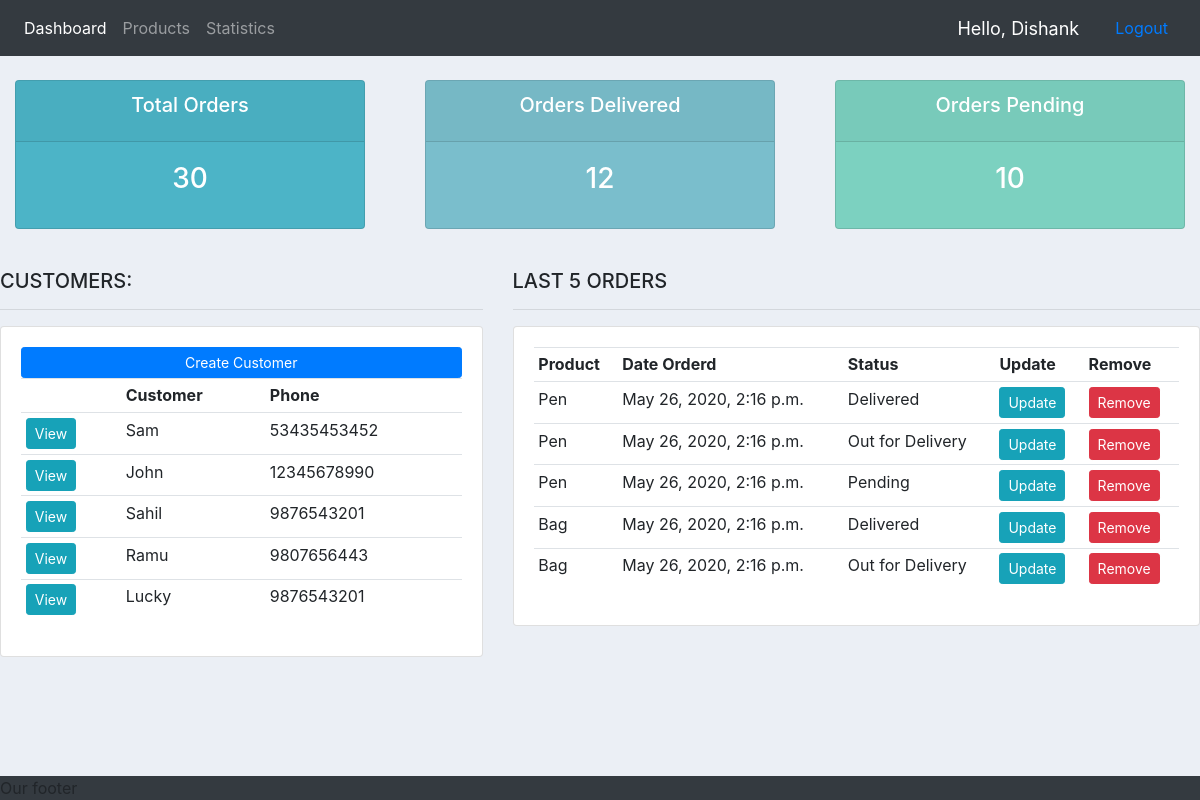
The app's page / (signed in) with its own data.
### accounts/models.py (models this page shows, shortened)
class Customer(models.Model):
    user = models.OneToOneField(User, null=True, on_delete=models.CASCADE)
    name = models.CharField(max_length=200, null=True)
    phone = models.CharField(max_length=200, null=True)
    email = models.EmailField(max_length=200, null=True)
    profile_pic = models.ImageField( upload_to='profile_pics', default='default.jpg',null=True, blank=True)
    date_created = models.DateTimeField(auto_now_add=True, null=True)

class Order(models.Model):
    customer = models.ForeignKey(Customer, null=True, on_delete=models.SET_NULL)
    product = models.ForeignKey(Product, null=True, on_delete=models.SET_NULL)
    STATUS = (
        ('Pending','Pending'),
        ('Out for Delivery','Out for Delivery'),
        ('Delivered','Delivered'),
    )
    status = models.CharField(max_length=200, null=True, choices=STATUS)
    date_created = models.DateTimeField(auto_now_add=True, null=True)

class Product(models.Model):
    display_picture = models.ImageField(upload_to='product_images', default='default_product.jpg', null=True, blank=True)
    name = models.CharField(max_length=100, null=True)
    price = models.FloatField(null=True)
    CATEGORY = (
        ('Indoor','Indoor'),
        ('Out Door','Out Door'),
    )
    category = models.CharField(max_length=100, null=True, choices=CATEGORY)
    description = models.CharField(max_length=100, null=True, blank=True)
    date_created = models.DateTimeField(auto_now_add=True, null=True)
    tags = models.ManyToManyField(Tag)
    def __str__(self):
        return self.name

### accounts/decorators.py (the view)
    def wrapper_func(request, *args, **kwargs):
        group = None
        if request.user.groups.exists():
            group = request.user.groups.all()[0].name
        if group == 'customer':
            return redirect('user')
        elif group== 'admin':
            return func(request, *args, **kwargs)

### accounts/views.py (called while the page is built)
@login_required
@admin_only
def home(request):
    orders = Order.objects.all().order_by('-date_created')
    print(orders)
    customers = Customer.objects.all()
    total_orders = orders.count()
    total_orders_pending = orders.filter(status='Pending').count()
    total_orders_delivered = orders.filter(status='Delivered').count()
    context = {
        'orders':orders[:5],
        'customers':customers,
        'total_orders':total_orders,
        'total_orders_pending':total_orders_pending,
        'total_orders_delivered':total_orders_delivered,
    }
    return render(request,'accounts/dashboard.html',context)

### accounts/templates/accounts/dashboard.html
{% extends 'accounts/main.html' %}
{% block content %}
{% include 'accounts/status.html' %}
<br>
<div class="row">
    <div class="col-md-5">
        <h5>CUSTOMERS:</h5>
        <hr>
        <div class="card card-body">
            <a class="btn btn-primary  btn-sm btn-block" href="">Create Customer</a>
            <table class="table table-sm">
                <tr>
                    <th></th>
                    <th>Customer</th>
                    <th>Phone</th>
                </tr>
                {% for customer in customers %}
                    <tr>
                        <td><a class='btn btn-sm btn-info' href="{% url 'customer' pk=customer.id %}">View</a></td>
                        <td>{{customer.name}}</td>
                        <td>{{customer.phone}}</td>
                    </tr>
                {% endfor %}
            </table>
        </div>
    </div>
    <div class="col-md-7">
        <h5>LAST 5 ORDERS</h5>
        <hr>
        <div class="card card-body">
            <table class="table table-sm">
                <tr>
                    <th>Product</th>
                    <th>Date Orderd</th>
                    <th>Status</th>
                    <th>Update</th>
                    <th>Remove</th>
                </tr>
                {% for order in orders %}
                    <tr>
                        <td>{{order.product}}</td>
                        <td>{{order.date_created}}</td>
                        <td>{{order.status}}</td>
                        <td><a class="btn btn-sm btn-info" href="{% url 'update-order' pk=order.id %}">Update</a></td>
                        <td><a class="btn btn-sm btn-danger" href="{% url 'delete-order' pk=order.id %}">Remove</a></td>
                    </tr>
                {% endfor %}
            </table>
        </div>
    </div>
</div>
{% endblock %}

### accounts/templates/accounts/main.html (shortened to what this page needs)
{% load static %}
<!DOCTYPE html>
<html lang="en">
<head>
    <link rel="stylesheet" href="https://stackpath.bootstrapcdn.com/bootstrap/4.3.1/css/bootstrap.min.css">
    <link rel="stylesheet" href="{% static 'css/main.css' %}">
</head>
<body>
        {% include 'accounts/navbar.html' %}
        {% block content %}
        {% endblock %}
    <br>
    <footer style="bottom:0%;top:100%;position:sticky;background-color: #343a40;width:100%">Our footer</footer>
</body>
</html>

### accounts/templates/accounts/navbar.html (shortened to what this page needs)
<nav class="navbar navbar-expand-lg navbar-dark bg-dark">
    <div class="collapse navbar-collapse" id="navbarNavAltMarkup">
      <div class="navbar-nav">
        {% if request.user.is_staff %}
        <a class="nav-item nav-link active" href="{% url 'home' %}">Dashboard <span class="sr-only">(current)</span></a>
        <a class="nav-item nav-link" href="{% url 'products' %}">Products</a>
        <a class="nav-item nav-link" href="{% url 'charts' %}">Statistics</a>
        {% else %}
        <a class="nav-item nav-link active" href="{% url 'account-settings' %}">Settings <span class="sr-only">(current)</span></a>
        {% endif %}
      </div>
    </div>
    {% if user.is_authenticated %}
    <span style="font-size:18px;color:#fff;margin-right:20px">Hello, {{ request.user }}</span>
    <a class="nav-item nav-link" href="{% url 'logout' %}">Logout</a>
    {% else %}
    <a class="nav-item nav-link" href="{% url 'login' %}">Login</a>
    {% endif %}
  </nav>

### accounts/templates/accounts/status.html
<br>
<div class="row">
    <div class="col">
        <div class="col-md">
            <div class="card text-center text-white  mb-3" id="total-orders">
                <div class="card-header">
                    <h5 class="card-title">Total Orders</h5>
                </div>
                <div class="card-body">
                    <h3 class="card-title">{{ total_orders }}</h3>
                </div>
            </div>
        </div>
    </div>
    <div class="col">
        <div class="col-md">
            <div class="card text-center text-white  mb-3" id="orders-delivered">
                <div class="card-header">
                    <h5 class="card-title">Orders Delivered</h5>
                </div>
                <div class="card-body">
                    <h3 class="card-title">{{ total_orders_delivered }}</h3>
                </div>
            </div>
        </div>
    </div>
    <div class="col" >
        <div class="col-md">
            <div class="card text-center text-white  mb-3" id="orders-pending">
                <div class="card-header">
                    <h5 class="card-title">Orders Pending</h5>
                </div>
                <div class="card-body">
                    <h3 class="card-title">{{ total_orders_pending }}</h3>
                </div>
            </div>
        </div>
    </div>
</div>

### accounts/static/css/main.css (style rules this page uses)
html, body { background-color: #ebeff5; margin:0; padding:0; overflow-x: hidden; height:100%; }
#total-orders { background-color: #4cb4c7; }
#orders-delivered { background-color: #7abecc; }
#orders-pending { background-color: #7CD1C0; }

### records on screen
Customer: name "Sam", phone "53435453452"
Customer: name "John", phone "12345678990"
Customer: name "Sahil", phone "9876543201"
Customer: name "Ramu", phone "9807656443"
Customer: name "Lucky", phone "9876543201"
Order: product "Pen", date_created "May 26, 2020, 2:16 p.m.", status "Delivered"
Order: product "Pen", date_created "May 26, 2020, 2:16 p.m.", status "Out for Delivery"
Order: product "Pen", date_created "May 26, 2020, 2:16 p.m.", status "Pending"
Order: product "Bag", date_created "May 26, 2020, 2:16 p.m.", status "Delivered"
Order: product "Bag", date_created "May 26, 2020, 2:16 p.m.", status "Out for Delivery"

### other values on screen
{{ request.user }} "Dishank"
{{ total_orders }} "30"
{{ total_orders_delivered }} "12"
{{ total_orders_pending }} "10"
